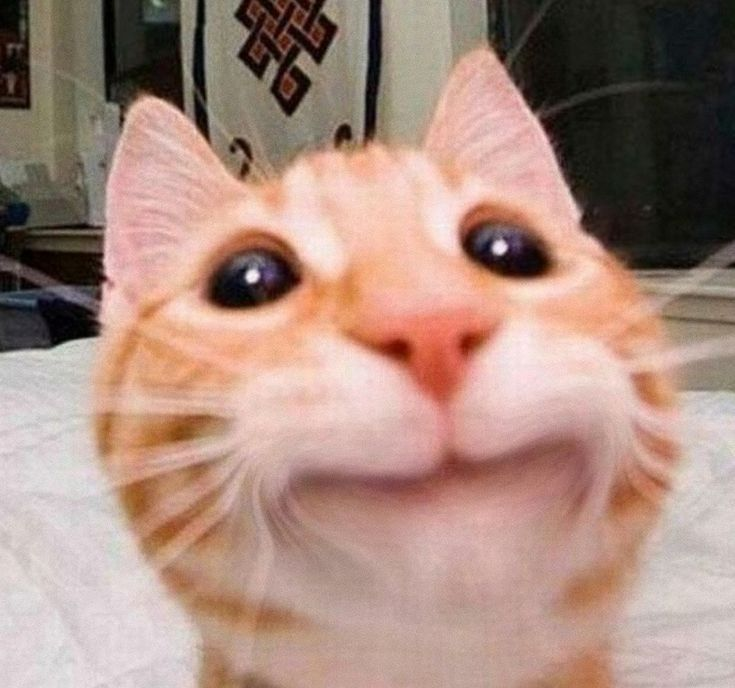
#> input picture Lab 1/src/cat.jpeg, 735 x 688 px, found by its file name; the run also reads 1 picture not shown here
$ python img_reader.py
#> lines starting #> are read from the running program, lines starting #| are printed output that depends on the picture
import cv2

def show(filename, flag, window_flag):
#> called with flag = 0, window_flag = 1
    img = cv2.imread(filename, flag)
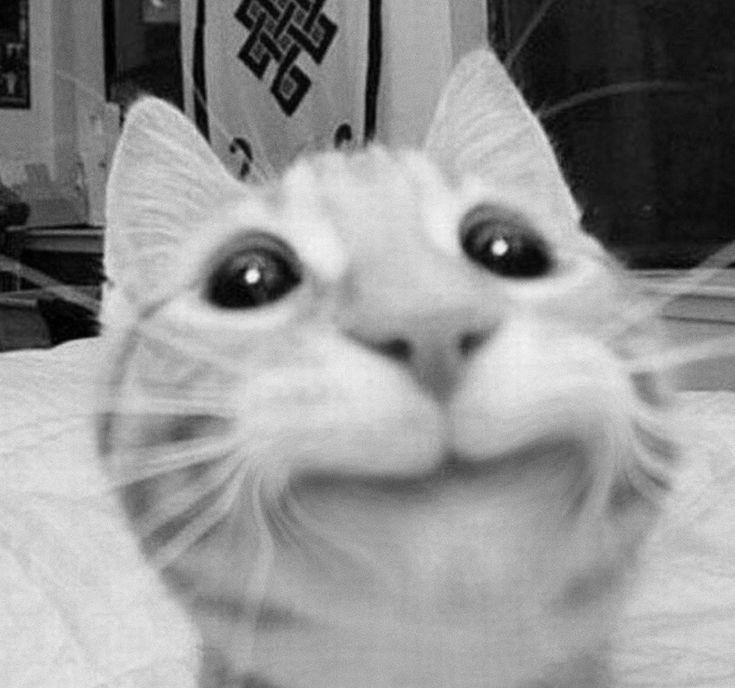
#> img: shape (688, 735); min 0, max 247, mean 147.2
    cv2.namedWindow(filename, window_flag)
    cv2.imshow(filename, img)
    cv2.waitKey(0)
    cv2.destroyAllWindows()

show('/Users/asyachz/DigitalMultimediaProcessingAlgorithms/Lab 1/src/cat.jpeg', cv2.IMREAD_GRAYSCALE,  cv2.WINDOW_FULLSCREEN)
show('/Users/asyachz/DigitalMultimediaProcessingAlgorithms/Lab 1/src/cat.png', cv2.IMREAD_COLOR, cv2.WINDOW_FREERATIO)
#> in show, img is the input picture: shape (688, 735, 3); mean B, G, R 127.9, 139.6, 169.3
show('/Users/asyachz/DigitalMultimediaProcessingAlgorithms/Lab 1/src/cat.gif', cv2.IMREAD_REDUCED_COLOR_8, cv2.WINDOW_AUTOSIZE)
#> call 3 of show, with flag = 65, window_flag = 1
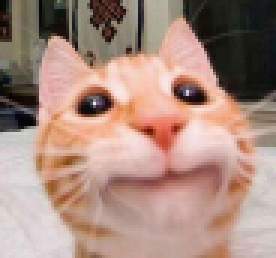
#> input picture Lab 1/src/cat.gif, 92 x 86 px, found by its file name (shown 3 times larger)
#> in show, img is the input picture: shape (86, 92, 3); mean B, G, R 128, 139.7, 169.4
